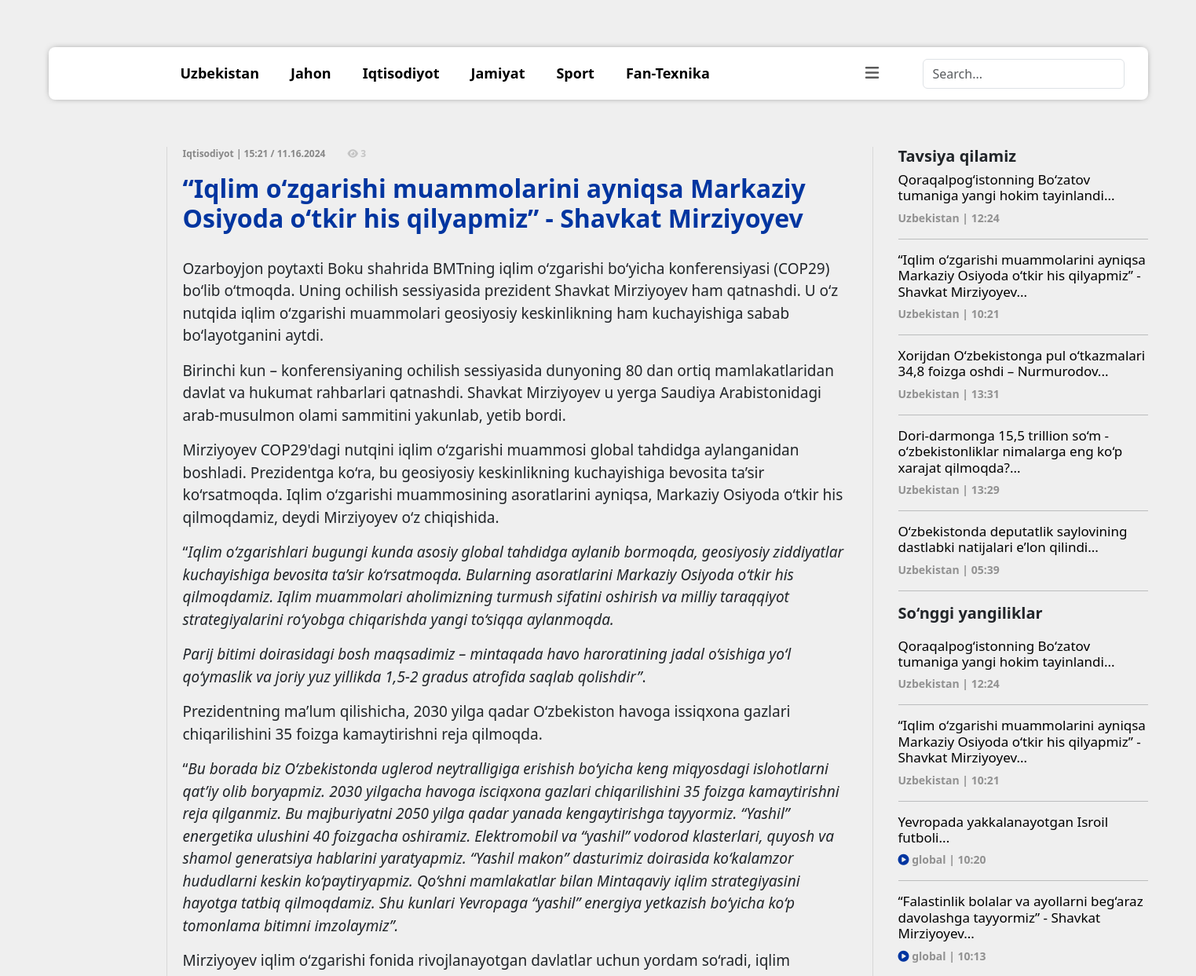
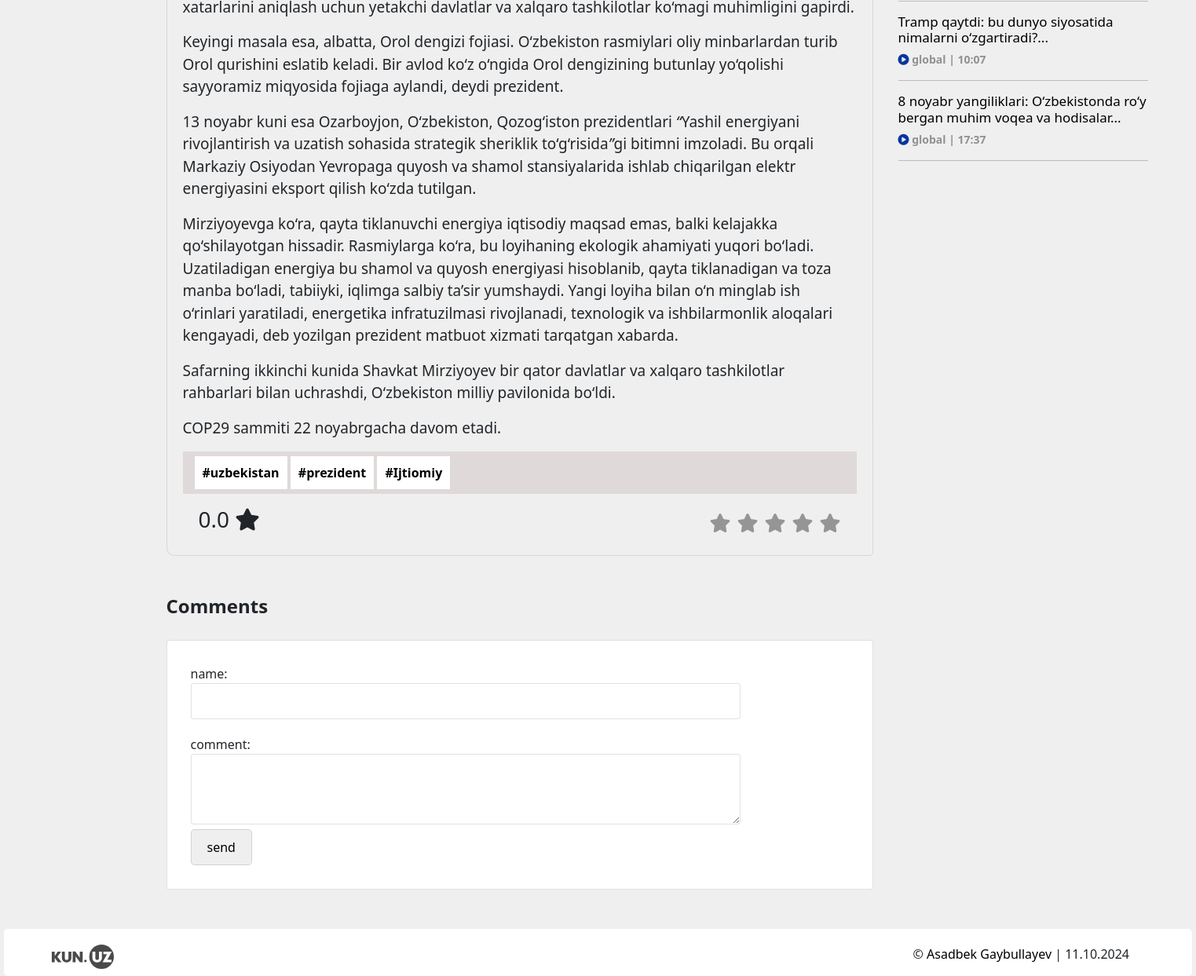
/detail/22/, run on the app's committed database (2 pictures, top to bottom).
### news_uz/models.py (models this page shows, shortened)
class Category(models.Model):
    name = models.CharField(max_length=101)
    def __str__(self):
        return self.name

class news(models.Model):
    title = models.CharField(max_length=111)
    image = models.ImageField()
    description = RichTextField()
    location = models.ForeignKey(Location, on_delete=models.PROTECT)
    category = models.ForeignKey(Category, on_delete=models.PROTECT)
    date = models.DateTimeField(auto_now_add=True)
    tanlov = models.BooleanField(blank=True)
    video = models.TextField(null=True, blank=True)
    tag = models.ManyToManyField(Tags)
    view = models.IntegerField(blank=True, default=0)
    def avg_rating(self):
        rating_count = self.ratings.all().count()
        if rating_count == 0:
            return 0
        sum_ratings = sum(rating.value for rating in self.ratings.all())
        return sum_ratings / rating_count

class Tags(models.Model):
    name = models.CharField(max_length=111)
    slug = models.IntegerField(unique=True, null=True, blank=True)

class Location(models.Model):
    name = models.CharField(max_length=101)
    def __str__(self):
        return self.name

### news_uz/views.py (the view)
# urls.py: path("detail/<int:pk>/", detail, name="detail"),
def detail(request, pk):
    News = news.objects.get(pk=pk)
    Turi = Category.objects.all()
    cat = Category.objects.all()[:6]
    category = Category.objects.get(id=News.category.id)
    related = news.objects.filter(category=category).order_by("-pk")[:6]
    last_news = news.objects.all().order_by("-pk")[:6]
    News.date_with_offset = News.date + timedelta(hours=5)
    comments = Comment.objects.filter(post=News)
    if News.video:
        News.video = you(News.video)
    if request.method == "POST":
        name = request.POST.get("name")
        comment = request.POST.get("comment")
        if all([name, comment]):
            Comment.objects.create(author=name, description=comment, post=News)
            return redirect("detail", pk=pk)
    read_articles = check_read_articles(request)
    if News.id not in read_articles:
        read_articles.append(News.id)
        request.session["read_articles"] = read_articles
        request.session.modified = True
        News.view += 1
        News.save()
    context = {
        "comments": comments,
        "news": News,
        "turi": Turi,
        "cat": cat,
        "related": related,
        "last_news": last_news,
    }
    return render(request, "detail.html", context)

### news_uz/utils.py (called while the page is built)
def check_read_articles(request):
    if "read_articles" not in request.session:
        request.session["read_articles"] = []
    return request.session["read_articles"]

### news_uz/views.py (called while the page is built)
def you(url):
    pattern = r"(?<=v=)[\w-]+"
    match = re.search(pattern, url)
    if match:
        video_id = match.group(0)
        return video_id

### templates/detail.html (shortened to what this page needs)
{% extends 'base.html' %}
{% block content %}
<div class="detail">
    <div class="article">
        <p class="date">{{news.category}} | {{ news.date_with_offset|date:"H:i"}} / {{news.date | date:'m.d.Y'}} <span
                style="margin-left: 25px; color: rgba(0, 0, 0, 0.179);"><i class="fa-solid fa-eye"></i>
                {{news.view}}</span></p>
        <h2 class="title"> {{news.title}}</h2>
        <div class="description">{{news.description | safe}}</div>
        <div class="tags">
            <ul>
                {% for t in news.tag.all %}
                <li><a href="{% url 'tags' %}?tag={{ t.id }}">#{{t.name}}</a></li>
                {% endfor %}
            </ul>
        </div>
        <div class="rating">
            <h3>{{ news.avg_rating|floatformat:1 }} <i class="fa-solid fa-star"></i></h3>
            <ul>
                <li class="rating-li">
                    <a href="{% url 'rating' 5 news.pk %}"><i class="fa-solid fa-star"></i></a>
                </li>
                <li class="rating-li">
                    <a href="{% url 'rating' 4 news.pk %}"><i class="fa-solid fa-star"></i></a>
                </li>
                <li class="rating-li">
                    <a href="{% url 'rating' 3 news.pk %}"><i class="fa-solid fa-star"></i></a>
                </li>
                <li class="rating-li">
                    <a href="{% url 'rating' 2 news.pk %}"><i class="fa-solid fa-star"></i></a>
                </li>
                <li class="rating-li">
                    <a href="{% url 'rating' 1 news.pk %}"><i class="fa-solid fa-star"></i></a>
                </li>
            </ul>
        </div>
    </div>
    <div class="related">
        <ul>
            <h5>Tavsiya qilamiz</h5>
            {% for n in related %}
            <li class="last-news">
                <h6><a href="{% url 'detail' n.pk %}">{{n.title}}...</a></h6>
                <p>
                    {{n.location}} | {{n.date | date:"H:i"}}
                </p>
                <hr>
            </li>
            {% endfor %}
        </ul>
        <div class="songi-yangiliklar">
            <ul>
                <h5>So‘nggi yangiliklar</h5>
                {% for n in last_news %}
                <li class="last-news">
                    <h6><a href="{% url 'detail' n.pk %}">{{n.title}}...</a></h6>
                    <p>
                        {% if n.video %}
                        <span><i style="color: #0035a0;" class="fa-solid fa-circle-play"></i></span>
                        {% endif %}
                        {{n.location}} | {{n.date | date:"H:i"}}
                    </p>
                    <hr>
                </li>
                {% endfor %}
            </ul>
        </div>
    </div>
</div>
<div class="comment-sec">
    <div class="comments">
        <h4 style="font-weight: 800;">Comments</h4>
    </div>
    <div class="comment">
        <form action="" method="POST">
            <label for="name">name:</label><br>
            <input type="text" name="name" required>
            <br>
            <label for="comment">comment:</label><br>
            <textarea name="comment" id="" required></textarea><br>
            <button type="submit">send</button>
        </form>
    </div>
</div>
{% endblock %}

### templates/base.html (shortened to what this page needs)
<!DOCTYPE html>
{% load static %}
<html lang="en">
<head>
  <link rel="stylesheet" href="https://cdnjs.cloudflare.com/ajax/libs/font-awesome/6.6.0/css/all.min.css"
 />
  <link href="https://cdn.jsdelivr.net/npm/bootstrap@5.3.3/dist/css/bootstrap.min.css" rel="stylesheet"
>
  <link rel="stylesheet" href="{% static 'style/style.css' %}">
  <link rel="stylesheet" href="{% static 'style/detail.css' %}">
</head>
<body>
  <nav class="navbar navbar-expand-lg" id="nav">
    <div class="container-fluid">
      <div class="collapse navbar-collapse" id="navbarSupportedContent">
        <ul id="cate" class="navbar-nav me-auto mb-2 mb-lg-0" style="padding-left: 100px;">
          {% for c in cat %}
          <li class="nav-item">
            <a class="nav-link active" aria-current="page"
            style="padding: 10px; padding-top: 10px; font-size: 18px; padding-left: 30px; font-weight: 700;"
            href="{% url 'category' %}?category={{ c.id }}">
            {{ c.name | capfirst }}
          </a>
          </li>
          {% endfor %}
          <li class="nav-item dropdown"
            style="  margin-top: 0px  !important; padding-bottom: 40px !important; margin-left: 180px; height: 10px; font-size: 20px;">
            <a class="nav-link dropdown-toggle" href="#" role="button"
              data-bs-toggle="dropdown" aria-expanded="false">
              <p style="margin-bottom: 20px !important;"><i style="margin-bottom: 20px !important;"
                  class="fa-solid fa-bars"></i></p>
            </a>
          </li>
        </ul>
        <form class="d-flex" action="{% url 'search' %}" method="GET" role="search">
          <input class="form-control me-2" type="search" name="q" placeholder="Search..." aria-label="Search">
        </form>
      </div>
    </div>
  </nav>
<div class="kunuz">
  {% block content %}
  {% endblock %}
</div>
  <div class="footer">
    <div class="logo"><a href="{% url 'home' %}"><img src="/media/logo-grey.svg" alt=""></a></div>
    <p>&copy; <a href="https://asadbekk1.pythonanywhere.com/" style="color: black; text-decoration: none;">Asadbek Gaybullayev</a> | 11.10.2024</p>
  </div>
</body>
</html>

### static/style/style.css (style rules this page uses)
body { background-color: #efefef; font-family: sans-serif; }
#nav { width: 1400px; margin: 60px auto; background-color: white; border-radius: 8px; padding: 10px; -webkit-box-shadow: 0px 0px 20px -4px rgba(0, 0, 0, 0.75); -moz-box-shadow: 0px 0px 60px -4px rgba(0, 0, 0, 0.75); box-shadow: 0px 0px 10px -4px rgba(0, 0, 0, 0.75); position: sticky; top: 0%; z-index: 1000; }
.dropdown-toggle::after { border: none; }
.kunuz { width: 1500px; margin: auto; }
.last-news { list-style: none; }
.last-news a { color: black; transition: color 0.2s ease; text-decoration: none ; font-size: 17px; }
.last-news h6 { margin-bottom: 7px; }
.songi-yangiliklar h5 { margin-bottom:20px ; font-weight: 800; }
.last-news p { color: rgba(0, 0, 0, 0.392); margin: 0; font-size: 14px; font-weight: 600 ; }
.footer { width: 1513px; left: 0; right: 0; bottom: 0; margin: auto; background-color: white; padding: 20px 80px 0 60px; display: flex; justify-content: space-between; border-radius: 5px; position: relative; }

### static/style/detail.css (style rules this page uses)
* { font-family: system-ui, -apple-system, BlinkMacSystemFont, 'Segoe UI', Roboto, Oxygen, Ubuntu, Cantarell, 'Open Sans', 'Helvetica Neue', sans-serif; }
.detail { padding-left: 200px; display: flex; padding-right: 50px; padding-bottom: 50px; }
.article { width: 900px; padding: 0 20px 20px 20px; border-right: 1px solid rgba(0, 0, 0, 0.096); border-left: 1px solid rgba(0, 0, 0, 0.096); border-bottom: 1px solid rgba(0, 0, 0, 0.096); border-bottom-left-radius: 10px ; border-bottom-right-radius: 5px ; }
.date { color: rgba(0, 0, 0, 0.434); font-weight: 600; font-size: 12px; }
.title { font-weight: 700; color: #0035a0; margin-bottom: 30px; }
.description { font-size: 19px; font-weight: 500; }
.related { width: 350px; }
.related h5 { font-weight: 800; }
.comment form { background-color: white; padding: 30px; width: 900px; border: 1px solid rgba(0, 0, 0, 0.118); border-radius: 4px; margin-bottom: 50px; }
.comment form input { width: 700px; border: 1px solid rgba(0, 0, 0, 0.118); border-radius: 4px; margin-bottom: 20px; padding: 10px; }
.comment form textarea { border: 1px solid rgba(0, 0, 0, 0.118); width: 700px; border-radius: 4px; padding: 20px; }
.comment form button { padding: 10px 20px; border: 1px solid rgba(0, 0, 0, 0.118); border-radius: 5px ; }
.comment-sec { padding-left: 200px; padding-right: 500px; }
.rating { display: flex; align-items: center; justify-content: space-between; padding: 0 20px; }
.rating ul { display: flex; flex-direction: row-reverse; gap: 8px; padding: 0; margin: 0; }
.rating ul li { list-style: none; }
.rating ul li a { font-size: 24px; color: #959595; transition-duration: 0.3s; }
.tags a { color: black; text-decoration: none; transition: .3s; }
.tags ul li { display: inline; list-style: none; padding: 10px; background-color: white; font-weight: 700; }
.tags ul { background-color: rgba(221, 211, 211, 0.774); padding: 15px; }
.detail a { text-decoration: none; }

### data on the page
Category: name "Uzbekistan"
Category: name "Jahon"
Category: name "Iqtisodiyot"
Category: name "Jamiyat"
Category: name "Sport"
Category: name "Fan-Texnika"
news: category "Iqtisodiyot", date_with_offset "15:21", date "11.16.2024", view "3", title "“Iqlim o‘zgarishi muammolarini ayniqsa Markaziy Osiyoda o‘tkir his qilyapmiz” - Shavkat Mirziyoyev", description "Ozarboyjon poytaxti Boku shahrida BMTning iqlim o‘zgarishi bo‘yicha konferensiyasi (COP29) bo‘lib o‘tmoqda. Uning ochilish sessiyasida prezident Shavkat Mirziyoyev ham qatnashdi. U o‘z nutqida iqlim o‘zgarishi muammolari geosiyosiy keskinlikning ham kuchayishiga sabab bo‘layotganini aytdi. Birinchi kun – konferensiyaning ochilish sessiyasida dunyoning 80 dan ortiq mamlakatlaridan davlat va hukumat rahbarlari qatnashdi. Shavkat Mirziyoyev u yerga Saudiya Arabistonidagi arab-musulmon olami sammitini yakunlab, yetib bordi. Mirziyoyev COP29'dagi nutqini iqlim o‘zgarishi muammosi global tahdidga aylanganidan boshladi. Prezidentga ko‘ra, bu geosiyosiy keskinlikning kuchayishiga bevosita ta’sir…", avg_rating "0.0", location "Uzbekistan", date "10:21"
Tags: name "uzbekistan"
Tags: name "prezident"
Tags: name "Ijtiomiy"
news: title "Qoraqalpog‘istonning Bo‘zatov tumaniga yangi hokim tayinlandi", location "Uzbekistan", date "12:24"
news: title "Xorijdan O‘zbekistonga pul o‘tkazmalari 34,8 foizga oshdi – Nurmurodov", location "Uzbekistan", date "13:31"
news: title "Dori-darmonga 15,5 trillion so‘m - o‘zbekistonliklar nimalarga eng ko‘p xarajat qilmoqda?", location "Uzbekistan", date "13:29"
news: title "O‘zbekistonda deputatlik saylovining dastlabki natijalari e’lon qilindi", location "Uzbekistan", date "05:39"
news: title "Yevropada yakkalanayotgan Isroil futboli", location "global", date "10:20"
news: title "“Falastinlik bolalar va ayollarni beg‘araz davolashga tayyormiz” - Shavkat Mirziyoyev", location "global", date "10:13"
news: title "Tramp qaytdi: bu dunyo siyosatida nimalarni o‘zgartiradi?", location "global", date "10:07"
news: title "8 noyabr yangiliklari: O‘zbekistonda ro‘y bergan muhim voqea va hodisalar", location "global", date "17:37"
